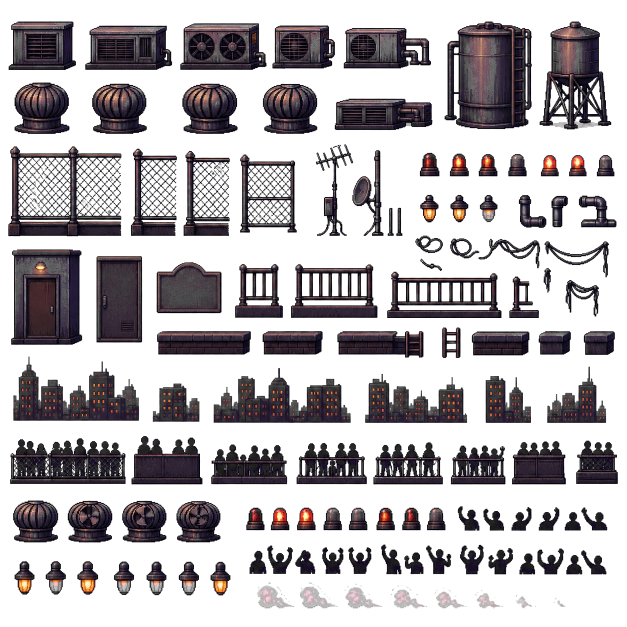
#> input picture arquivo/cenarios/rooftop/props-twilight/props-atlas-transparent.png, 1254 x 1254 px (shown at 1/2 size)
$ python -i identidade_ui_v1.py   (imports and definitions only)
#> lines starting #> are read from the running program, lines starting #| are printed output that depends on the picture
"""Assemble image-generated UI into the existing fixed-coordinate atlas."""
import argparse
import hashlib
import json
from pathlib import Path
from PIL import Image, ImageDraw, ImageFont, ImageOps

ROOT = Path(__file__).resolve().parents[1]
OUT = ROOT / 'output/identidade-ui-v1'
DEST = ROOT / 'public/assets/ui/fighting/fighting-ui-atlas-transparent.png'
MANIFEST = ROOT / 'public/assets/ui/fighting/fighting-ui-atlas-transparent.manifest.json'


def box(im):
    return im.getchannel('A').point(lambda a: 255 if a > 128 else 0).getbbox()


# [4 lines left out: function trim, not called in this run]


def region(im, x0, y0, x1, y1):
    return trim(im.crop((round(x0 * im.width), round(y0 * im.height),
                         round(x1 * im.width), round(y1 * im.height))))


def opening(im):
    """Locate the transparent central opening in an image-generated frame."""
    a = im.getchannel('A')
    cx, cy = im.width // 2, im.height // 2
    assert a.getpixel((cx, cy)) < 64, 'Expected open socket'
    left, right, top, bottom = cx, cx, cy, cy
    while left > 0 and a.getpixel((left - 1, cy)) < 128:
        left -= 1
    while right < im.width and a.getpixel((right, cy)) < 128:
        right += 1
    while top > 0 and a.getpixel((cx, top - 1)) < 128:
        top -= 1
    while bottom < im.height and a.getpixel((cx, bottom)) < 128:
        bottom += 1
    assert left > 0 and top > 0 and right < im.width and bottom < im.height
    return left, top, right, bottom


# [22 lines left out: function fit_socket, not called in this run]


def sha(path):
    return hashlib.sha256(path.read_bytes()).hexdigest()


# [145 lines left out: function main, not called in this run]


# [2 lines not run here, left out]

>>> from PIL import Image
>>> picture = Image.open('../arquivo/cenarios/rooftop/props-twilight/props-atlas-transparent.png')
#> picture is the input picture: PIL image 1254x1254 RGBA; mean R, G, B, A 16.6, 13, 15.5, 86.9
>>> result = opening(picture)
#> in opening, `a = im.getchannel('A')`:
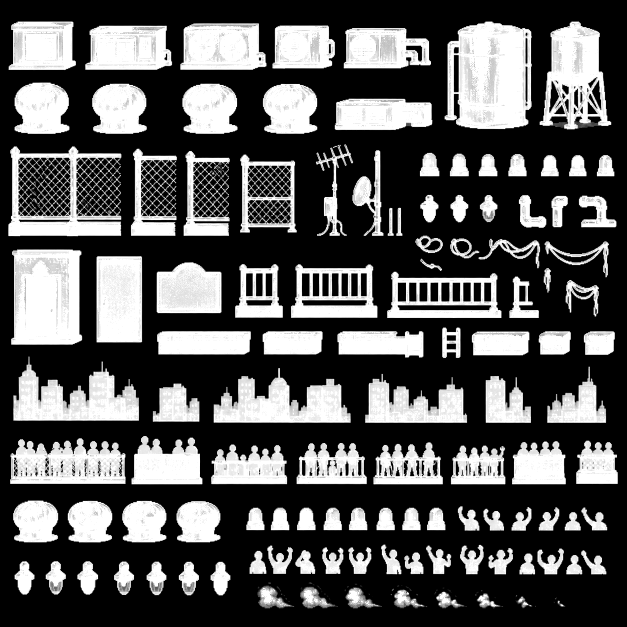
#> a: PIL image 1254x1254 L (shown at 1/2 size); min 0, max 255, mean 86.9
#> (the run stopped early here; a loop or call above may not have finished)
